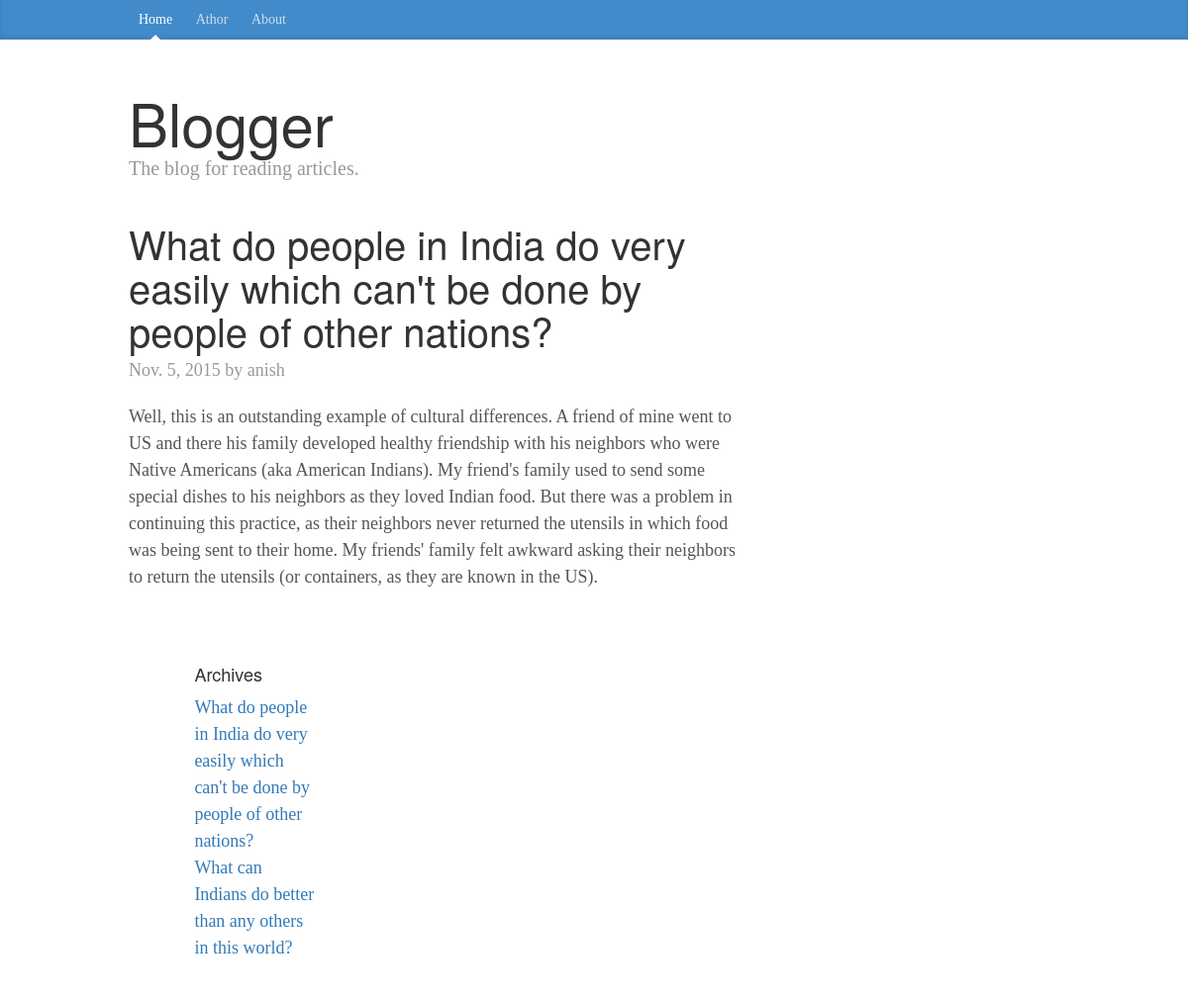
The page /what-do-people-in-india-do-very-easily-which-cant- on the database its author committed.
### entry/models.py (models this page shows, shortened)
class Blog_Entry(models.Model):
    headline = models.CharField(' title ' , max_length = 150 , db_index = True )
    snippet = models.CharField ( ' summary ' , max_length = 500 , default = ' ' )
    body_text = models.TextField(' content ' ,)
    pub_date = models.DateField(' creation time ' , auto_now_add = True )
    approved=models.BooleanField(' approved by maintainer',default=False)
    visited_date=models.DateTimeField('tracking for deactiavation',default=timezone.now)
    slug = models.SlugField(unique=True)
    writer = models.ForeignKey (User, verbose_name = ' author ')
    def update(self):
        self.visited_date=datetime.datetime.now()
        self.save()

### entry/views.py (the view)
# urls.py: url(r'^(?P<slug>[\w-]+)$', views.entry, name='detail'),
def entry(request, slug):
    post = get_object_or_404(Blog_Entry, slug=slug)
    d = date.today() - timedelta(days=1)
    value=Blog_Entry.objects.filter(approved=True).filter(visited_date__gte=d)
    post.update()
    user=post.writer.username
    return render(request, 'detail_blog.html', {
        'post': post,'value':value,'user':user
    })

### templates/detail_blog.html (shortened to what this page needs)
{% extends "base.html" %}
{%block header%}
<div class="blog-masthead">
  <div class="container">
    <nav class="blog-nav">
      <a class="blog-nav-item active" href="{% url 'blog' %}">Home</a>
      <a class="blog-nav-item " href="{% url 'blog_edit' %}">Athor</a>
      <a class="blog-nav-item" href="{% url 'about' %}">About</a>
    </nav>
  </div>
</div>
    {%endblock%}
{%block content%}
<div class="container">
  <div class="blog-header">
    <h1 class="blog-title"> Blogger</h1>
    <p class="lead blog-description">The blog for reading articles.</p>
  </div>
  <div class="row">
    <div class="col-sm-8 blog-main">
      <div class="blog-post">
        <h2 class="blog-post-title">{{post.headline}}</h2>
        <p class="blog-post-meta">{{post.pub_date}} by {{user}}</p>
        <p>{{post.body_text}}</p>
    </div>
    <div class="col-sm-3 col-sm-offset-1 blog-sidebar">
      <div class="sidebar-module">
        <h4>Archives</h4>
        <ol class="list-unstyled">
          {% for blog in value%}
          <li><a href={{blog.slug}}>{{blog.headline}}</a></li>
          {%endfor%}
        </ol>
      </div>
  </div>
</div>
{%endblock%}

### static/css/blog.css (style rules this page uses)
body { font-family: Georgia, "Times New Roman", Times, serif; color: #555; }
h1, .h1, h2, .h2, h3, .h3, h4, .h4, h5, .h5, h6, .h6 { margin-top: 0; font-family: "Helvetica Neue", Helvetica, Arial, sans-serif; font-weight: normal; color: #333; }
@media (min-width: 1200px) { .container { width: 970px; } }
.blog-masthead { background-color: #428bca; -webkit-box-shadow: inset 0 -2px 5px rgba(0,0,0,.1); box-shadow: inset 0 -2px 5px rgba(0,0,0,.1); }
.blog-nav-item { position: relative; display: inline-block; padding: 10px; font-weight: 500; color: #cdddeb; }
.blog-nav .active { color: #fff; }
.blog-nav .active:after { position: absolute; bottom: 0; left: 50%; width: 0; height: 0; margin-left: -5px; vertical-align: middle; content: " "; border-right: 5px solid transparent; border-bottom: 5px solid; border-left: 5px solid transparent; }
.blog-header { padding-top: 20px; padding-bottom: 20px; }
.blog-title { margin-top: 30px; margin-bottom: 0; font-size: 60px; font-weight: normal; }
.blog-description { font-size: 20px; color: #999; }
.blog-main { font-size: 18px; line-height: 1.5; }
.sidebar-module { padding: 15px; margin: 0 -15px 15px; }
.blog-post { margin-bottom: 60px; }
.blog-post-title { margin-bottom: 5px; font-size: 40px; }
.blog-post-meta { margin-bottom: 20px; color: #999; }

### rows shown on the page
Blog_Entry: headline "What do people in India do very easily which can't be done by people of other nations?", pub_date "Nov. 5, 2015", body_text "Well, this is an outstanding example of cultural differences. A friend of mine went to US and there his family developed healthy friendship with his neighbors who were Native Americans (aka American Indians). My friend's family used to send some special dishes to his neighbors as they loved Indian food. But there was a problem in continuing this practice, as their neighbors never returned the utensils in which food was being sent to their home. My friends' family felt awkward asking their neighbors to return the utensils (or containers, as they are known in the US)."
Blog_Entry: headline "What can Indians do better than any others in this world?"

### other values the page prints
{{ user }} "anish"
